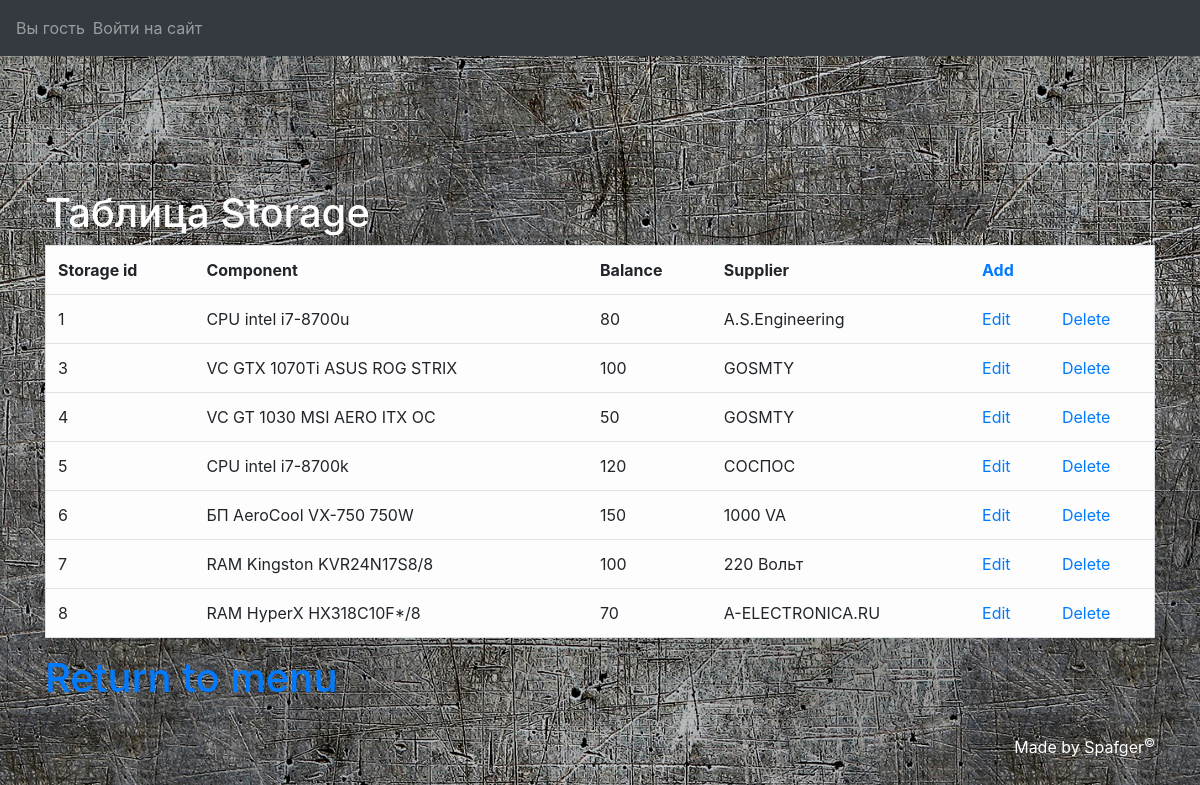
/LabaUD/mainmenu/Stor/outstor, run on the app's committed database.
### LabaUD/models.py (models this page shows, shortened)
class Storage(models.Model):
    id_store_compl = models.AutoField(primary_key=True)
    compl_id = models.ForeignKey(Compl, on_delete=models.CASCADE)
    stock_balance = models.IntegerField()
    supplier_id = models.ForeignKey(Supplier, on_delete=models.CASCADE)

class Compl(models.Model):
    id_compl = models.AutoField(primary_key=True)
    compl_name = models.CharField(max_length=64)
    compl_article = models.CharField(max_length=20)
    compl_price = models.IntegerField()
    compl_maker = models.CharField(max_length=64)
    compl_description = models.CharField(max_length=128)
    def __str__(self):
        return self.compl_name

class Supplier(models.Model):
    id_supplier = models.AutoField(primary_key=True)
    supplier_name = models.CharField(max_length=128)
    supplier_contact = models.CharField(max_length=64)
    def __str__(self):
        return self.supplier_name

### LabaUD/views.py (the view)
def outstor(request):
    cur_user = get_user(request)
    stor_list = Storage.objects.all()
    return render(request, "bdedit/Stor/outstor.html", locals())

### templates/bdedit/Stor/outstor.html (shortened to what this page needs)
{% extends "base.html" %}
{% block content %}
    <div class="container">
        <h1 style="color: #FFFFFF">Таблица Storage</h1>
        <table class="table table-light border table-hover" align="center">
            <tr class="bold_text">
                <td>Storage id</td>
                <td>Component</td>
                <td>Balance</td>
                <td>Supplier</td>
                <td><a href="{% url "add_stor" %}">Add</a></td>
            </tr>
            {% for stor in stor_list %}
                <tr>
                    <td>{{ stor.id_store_compl }}</td>
                    <td>{{ stor.compl_id }}</td>
                    <td>{{ stor.stock_balance }}</td>
                    <td>{{ stor.supplier_id }}</td>
                    <td><a href="{% url "edit_stor" stor.id_store_compl %}">Edit</a></td>
                    <td><a href="{% url "delete_stor" stor.id_store_compl %}">Delete</a></td>
                </tr>
            {% endfor %}
        </table>
        <h1><a href="../../mainmenu">Return to menu</a>
        </h1>
    </div>
{% endblock content %}

### LabaUD/static/css/styles.css (style rules this page uses)
.bold_text { font-weight: bold; }

### data on the page
Storage: id_store_compl "1", compl_id "CPU intel i7-8700u", stock_balance "80", supplier_id "A.S.Engineering"
Storage: id_store_compl "3", compl_id "VC GTX 1070Ti ASUS ROG STRIX", stock_balance "100", supplier_id "GOSMTY"
Storage: id_store_compl "4", compl_id "VC GT 1030 MSI AERO ITX OC", stock_balance "50", supplier_id "GOSMTY"
Storage: id_store_compl "5", compl_id "CPU intel i7-8700k", stock_balance "120", supplier_id "СОСПОС"
Storage: id_store_compl "6", compl_id "БП AeroCool VX-750 750W", stock_balance "150", supplier_id "1000 VA"
Storage: id_store_compl "7", compl_id "RAM Kingston KVR24N17S8/8", stock_balance "100", supplier_id "220 Вольт"
Storage: id_store_compl "8", compl_id "RAM HyperX HX318C10F*/8", stock_balance "70", supplier_id "A-ELECTRONICA.RU"
